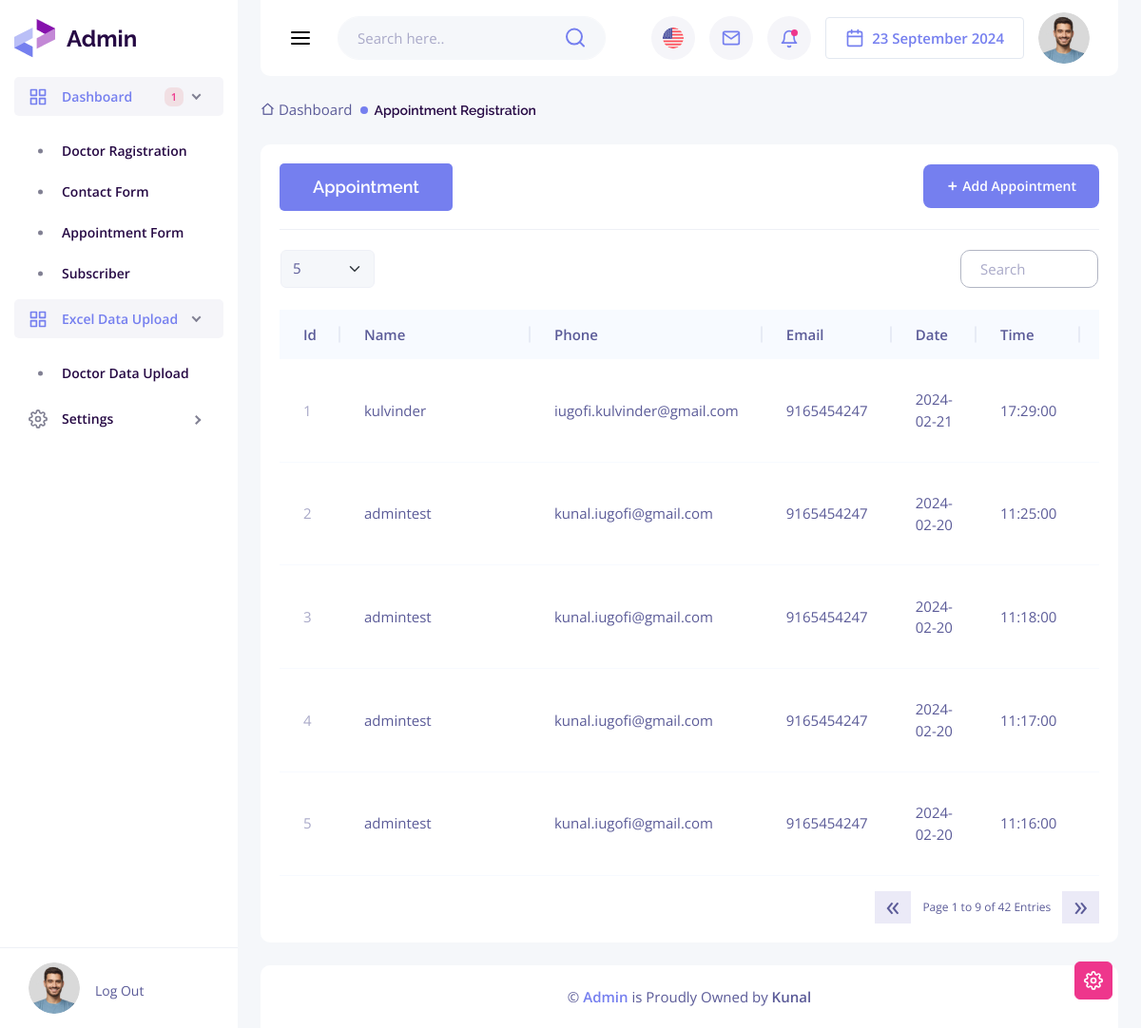
Screenshot of /Admin/appointment-admin.php (signed in) with the database file from the repository.
### tables this page shows
CREATE TABLE `appointment` (
  `id` int(11) NOT NULL,
  `name` varchar(255) DEFAULT NULL,
  `email` varchar(255) DEFAULT NULL,
  `phone` varchar(255) DEFAULT NULL,
  `date` date DEFAULT NULL,
  `time` time DEFAULT NULL,
  `department` varchar(255) DEFAULT NULL,
  `doctors` varchar(255) DEFAULT NULL,
  `message` varchar(255) DEFAULT NULL,
  `status` varchar(255) DEFAULT '101',
  `created_at` timestamp NULL DEFAULT current_timestamp()
);

### Admin/appointment-admin.php (the view, shortened to what this page needs)
<?php session_start();
include_once('../config.php');
if (strlen($_SESSION['adminid']==0)) {
  header('location:logout.php');
  } else{
    $sql = "SELECT * FROM appointment order by created_at desc";
    $result = $con->query($sql);
?>
<!DOCTYPE html>
<html lang="zxx">
<head>
    <link rel="stylesheet" href="assets/css/remixicon.css">
    <link rel="stylesheet" href="assets/css/flaticon.css">
    <link rel="stylesheet" href="assets/css/sidebar-menu.css">
    <link rel="stylesheet" href="assets/css/simplebar.css">
    <link rel="stylesheet" href="assets/css/apexcharts.css">
    <link rel="stylesheet" href="assets/css/prism.css">
    <link rel="stylesheet" href="assets/css/rangeslider.css">
    <link rel="stylesheet" href="assets/css/sweetalert.min.css">
    <link rel="stylesheet" href="assets/css/quill.snow.css">
    <link rel="stylesheet" href="assets/css/style.css">
</head>
<body>
    <?php include('includes/sidebar.php')  ?>
    <div class="container-fluid">
        <div class="main-content d-flex flex-column">
            <?php include('includes/header.php')  ?>
            <div class="d-sm-flex text-center justify-content-between align-items-center mb-4">
                <ul class="ps-0 mb-0 list-unstyled d-flex justify-content-center">
                    <li>
                        <a href="index.html" class="text-decoration-none">
                            <i class="ri-home-2-line" style="position: relative; top: -1px"></i>
                            <span>Dashboard</span>
                        </a>
                    </li>
                    <li>
                        <span class="fw-semibold fs-14 heading-font text-dark dot ms-2">Appointment Registration</span>
                    </li>
                </ul>
            </div>
            <div class="card bg-white border-0 rounded-10 mb-4">
                <div class="card-body p-4">
                    <div
                        class="d-sm-flex justify-content-between align-items-center border-bottom pb-20 mb-20 text-center">
                        <ul class="nav nav-tabs border-0 courses-tab justify-content-center justify-content-sm-start mb-3 mb-sm-0"
                            id="myTab" role="tablist">
                            <li class="nav-item" role="presentation">
                                <button class="nav-link fs-18 fw-semibold border-0 active" id="enrolled-tab"
                                    data-bs-toggle="tab" data-bs-target="#enrolled-tab-pane" type="button" role="tab"
                                    aria-controls="enrolled-tab-pane" aria-selected="true">Appointment</button>
                            </li>
                        </ul>
                        <button
                            class="border-0 btn btn-primary py-2 px-3 px-sm-4 text-white fs-14 fw-semibold rounded-3"
                            data-bs-toggle="offcanvas" data-bs-target="#offcanvasRight" aria-controls="offcanvasRight">
                            <span class="py-sm-1 d-block">
                                <i class="ri-add-line text-white"></i>
                                <span>Add Appointment</span>
                            </span>
                        </button>
                    </div>
                    <div class="tab-content" id="myTabContent">
                        <div class="tab-pane fade show active" id="enrolled-tab-pane" role="tabpanel"
                            aria-labelledby="enrolled-tab" tabindex="0">
                            <div class="default-table-area course-list">
                                <div class="table-responsive">
                                    <table class="table align-middle" id="myTable">
                                        <thead>
                                        </thead>
                                        <tbody>
                                            <?php
                        if ($result->num_rows > 0) {
                            $cnt=1;
                            while ($row = $result->fetch_assoc()) {
                        ?>
                                            <tr>
                                                <td><span class="text-gray-light"><?php echo $cnt; ?></span></td>
                                                <td>
                                                    <span><?php echo $row['name']; ?></span>
                                                </td>
                                                <td>
                                                    <span><?php echo $row['email']; ?></span>
                                                </td>
                                                <td>
                                                    <span><?php echo $row['phone']; ?></span>
                                                </td>
                                                <td>
                                                    <span><?php echo $row['date']; ?></span>
                                                </td>
                                                <td>
                                                    <span><?php echo $row['time']; ?></span>
                                                </td>
                                            </tr>
                                            <?php $cnt=$cnt+1; ?>
                                            <?php
                            }
                        } else {
                            echo "0 results";
                        }
                        ?>
                                        </tbody>
                                    </table>
                                </div>
                            </div>
                        </div>
                    </div>
                </div>
            </div>
            <?php include('includes/footer.php')  ?>
        </div>
    </div>
    <?php include('includes/button.php')  ?>
</body>
</html>
<?php } ?>

### rows the page displays
appointment: name "kulvinder", email "iugofi.kulvinder@gmail.com", phone "9165454247", date "2024-02-21", time "17:29:00"
appointment: name "admintest", email "kunal.iugofi@gmail.com", phone "9165454247", date "2024-02-20", time "11:25:00"
appointment: name "admintest", email "kunal.iugofi@gmail.com", phone "9165454247", date "2024-02-20", time "11:18:00"
appointment: name "admintest", email "kunal.iugofi@gmail.com", phone "9165454247", date "2024-02-20", time "11:17:00"
appointment: name "admintest", email "kunal.iugofi@gmail.com", phone "9165454247", date "2024-02-20", time "11:16:00"
